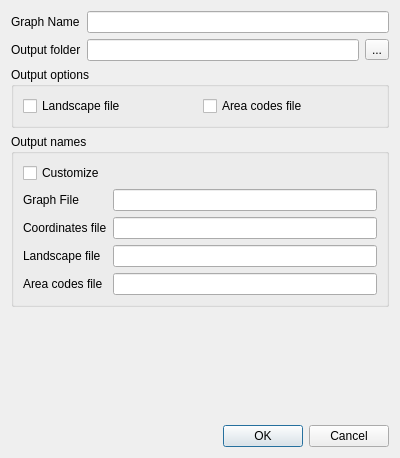
<?xml version="1.0" encoding="UTF-8"?>
<ui version="4.0">
 <class>SaveGraphDialog</class>
 <widget class="QDialog" name="SaveGraphDialog">
  <property name="geometry">
   <rect>
    <x>0</x>
    <y>0</y>
    <width>400</width>
    <height>458</height>
   </rect>
  </property>
  <property name="windowTitle">
   <string>Dialog</string>
  </property>
  <layout class="QGridLayout" name="gridLayout">
   <item row="0" column="1" colspan="2">
    <widget class="QLineEdit" name="graphName"/>
   </item>
   <item row="1" column="1">
    <widget class="QLineEdit" name="outputFolder"/>
   </item>
   <item row="0" column="0">
    <widget class="QLabel" name="label">
     <property name="text">
      <string>Graph Name</string>
     </property>
    </widget>
   </item>
   <item row="2" column="0" colspan="3">
    <widget class="QGroupBox" name="groupBox">
     <property name="title">
      <string>Output options</string>
     </property>
     <layout class="QGridLayout" name="gridLayout_2">
      <item row="0" column="0">
       <widget class="QCheckBox" name="optLandscape">
        <property name="text">
         <string>Landscape file</string>
        </property>
       </widget>
      </item>
      <item row="0" column="1">
       <widget class="QCheckBox" name="optAreaCodes">
        <property name="text">
         <string>Area codes file</string>
        </property>
       </widget>
      </item>
     </layout>
    </widget>
   </item>
   <item row="1" column="2">
    <widget class="QToolButton" name="cmdBrowse">
     <property name="text">
      <string>...</string>
     </property>
    </widget>
   </item>
   <item row="6" column="0" colspan="3">
    <widget class="QDialogButtonBox" name="buttonBox">
     <property name="orientation">
      <enum>Qt::Horizontal</enum>
     </property>
     <property name="standardButtons">
      <set>QDialogButtonBox::Cancel|QDialogButtonBox::Ok</set>
     </property>
    </widget>
   </item>
   <item row="4" column="0" colspan="3">
    <widget class="QGroupBox" name="groupBox_2">
     <property name="title">
      <string>Output names</string>
     </property>
     <layout class="QGridLayout" name="gridLayout_3">
      <item row="1" column="0">
       <widget class="QLabel" name="label_3">
        <property name="text">
         <string>Graph File</string>
        </property>
       </widget>
      </item>
      <item row="1" column="1">
       <widget class="QLineEdit" name="graphFileName"/>
      </item>
      <item row="2" column="0">
       <widget class="QLabel" name="label_4">
        <property name="text">
         <string>Coordinates file</string>
        </property>
       </widget>
      </item>
      <item row="3" column="0">
       <widget class="QLabel" name="label_5">
        <property name="text">
         <string>Landscape file</string>
        </property>
       </widget>
      </item>
      <item row="2" column="1">
       <widget class="QLineEdit" name="coordFileName"/>
      </item>
      <item row="0" column="0" colspan="2">
       <widget class="QCheckBox" name="optCustomize">
        <property name="text">
         <string>Customize</string>
        </property>
       </widget>
      </item>
      <item row="4" column="0">
       <widget class="QLabel" name="label_6">
        <property name="text">
         <string>Area codes file</string>
        </property>
       </widget>
      </item>
      <item row="3" column="1">
       <widget class="QLineEdit" name="landscapeFileName"/>
      </item>
      <item row="4" column="1">
       <widget class="QLineEdit" name="areaCodeFileName"/>
      </item>
     </layout>
    </widget>
   </item>
   <item row="1" column="0">
    <widget class="QLabel" name="label_2">
     <property name="text">
      <string>Output folder</string>
     </property>
    </widget>
   </item>
   <item row="5" column="0">
    <spacer name="verticalSpacer">
     <property name="orientation">
      <enum>Qt::Vertical</enum>
     </property>
     <property name="sizeHint" stdset="0">
      <size>
       <width>20</width>
       <height>40</height>
      </size>
     </property>
    </spacer>
   </item>
  </layout>
 </widget>
 <resources/>
 <connections>
  <connection>
   <sender>buttonBox</sender>
   <signal>accepted()</signal>
   <receiver>SaveGraphDialog</receiver>
   <slot>accept()</slot>
   <hints>
    <hint type="sourcelabel">
     <x>248</x>
     <y>254</y>
    </hint>
    <hint type="destinationlabel">
     <x>157</x>
     <y>274</y>
    </hint>
   </hints>
  </connection>
  <connection>
   <sender>buttonBox</sender>
   <signal>rejected()</signal>
   <receiver>SaveGraphDialog</receiver>
   <slot>reject()</slot>
   <hints>
    <hint type="sourcelabel">
     <x>316</x>
     <y>260</y>
    </hint>
    <hint type="destinationlabel">
     <x>286</x>
     <y>274</y>
    </hint>
   </hints>
  </connection>
 </connections>
</ui>
